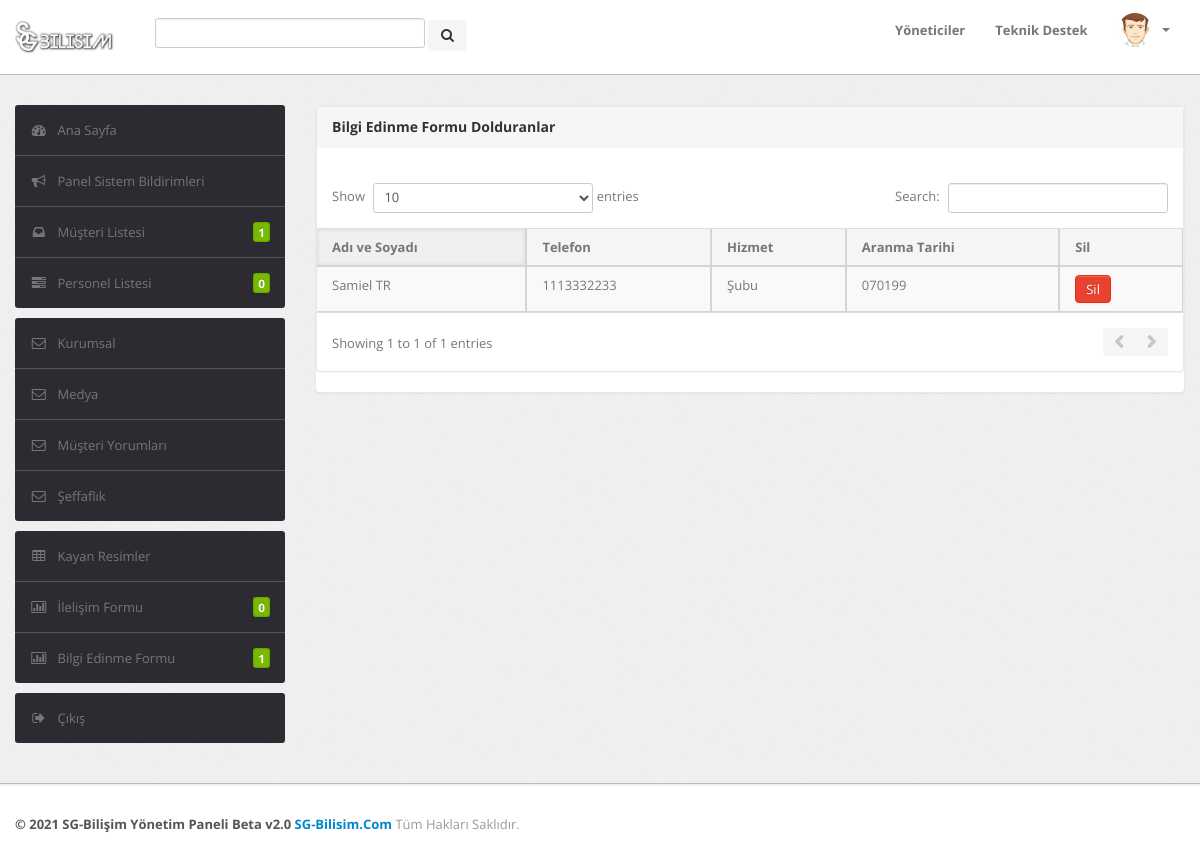
Screenshot of /sgpnl/bilgiedinmeliste.php (signed in) with the database file from the repository.
### tables this page shows
CREATE TABLE `bilgiedinme`  (
  `id` int NOT NULL AUTO_INCREMENT,
  `adsoyad` varchar(255) NULL DEFAULT NULL,
  `tel` varchar(255) NULL DEFAULT NULL,
  `hizmet` varchar(255) NULL DEFAULT NULL,
  `tarih` varchar(255) NULL DEFAULT NULL,
  PRIMARY KEY (`id`) USING BTREE
);

### sgpnl/bilgiedinmeliste.php (the view, shortened to what this page needs)
<?php
include 'inc/vt.php';
include 'inc/header.php';
include 'inc/navbar.php';
?>
    <div class="wrapper">
        <div class="container">
            <div class="row">
                <div class="span3">
                     <?php include 'inc/sidebar.php';?>
                </div>
                <div class="span9">
                    <div class="content">
                        <div class="module">
						   <div class="module">
							<div class="module-head">
								<h3>Bilgi Edinme Formu Dolduranlar</h3>
							</div>
							<br>
							<div class="module-body table">
								 <table border="1"  class="datatable-1 table table-bordered table-striped display" width="100%">
								 <thead>
								 <tr>
								 <th>Adı ve Soyadı</th>
								 <th>Telefon</th>
								  <th>Hizmet</th>
								   <th>Aranma Tarihi</th>
								 <th>Sil</th>
								 </tr>
								 </thead>
								 <tbody>
								 	<?php
$sorgu = $baglanti->prepare("SELECT * FROM bilgiedinme");
$sorgu->execute();
$yon = 'sag';
while ($sonuc = $sorgu->fetch()) {
    ?>
    <tr <?php echo $yon == 'sag' ? 'ml-auto' : 'mr-auto' ?>>
      <td><?= $sonuc['adsoyad'] ?></td>
      <td><?= $sonuc['tel'] ?></td>
	   <td><?= $sonuc['hizmet'] ?></td>
	    <td><?= $sonuc['tarih'] ?></td>
	<td>
	<a href="inc/silbilgiedinme.php?id=<?= $sonuc["id"] ?>" class="btn btn-danger">Sil</a></td>
    </tr> <?php
}
?>
								 </tbody>
								 </table>
							</div>
						</div>
                        </div>
                    </div>
                </div>
            </div>
        </div>
    </div>
 <?php include 'inc/footer.php';?>

### rows the page displays
bilgiedinme: adsoyad "Samiel TR", tel "1113332233", hizmet "Şubu", tarih "070199"

### other values shown
$say "1"
$say "0"
